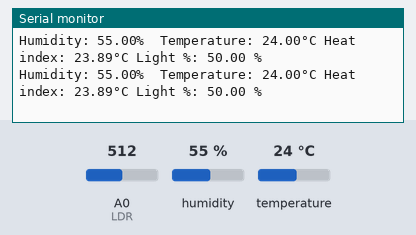
The sketch below on a simulated Arduino Uno, built with avr-gcc and run on an emulated ATmega328P. Shown: the last lines printed to the serial monitor. Inputs (shaded band) come from the test bench; at power-on: humidity 55 %, A0 (LDR) = 512, temperature 24 °C.

Above: at 2.8 s.
2.9 s: humidity set to 22 %
At 4.3 s:
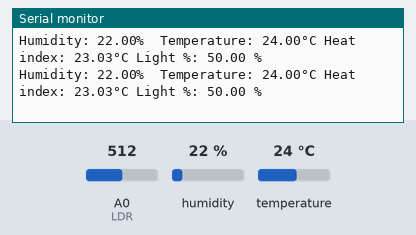
4.4 s: A0 (LDR) set to 716
At 5.7 s:
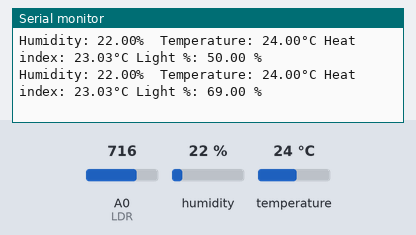
5.9 s: temperature set to 12 °C
At 7.0 s:
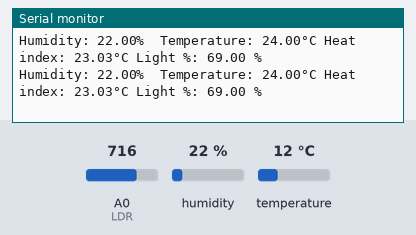
7.4 s: A0 (LDR) set to 900
At 8.7 s:
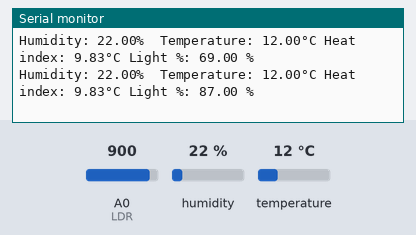
8.9 s: humidity set to 40 %
At 10.7 s:
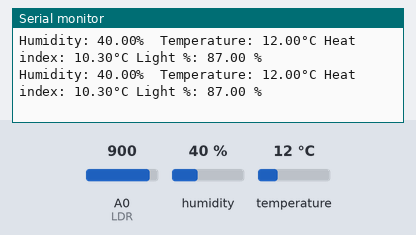
Timing chart, 0 to 11.4 s (numbered marks = the images above; inputs shaded):
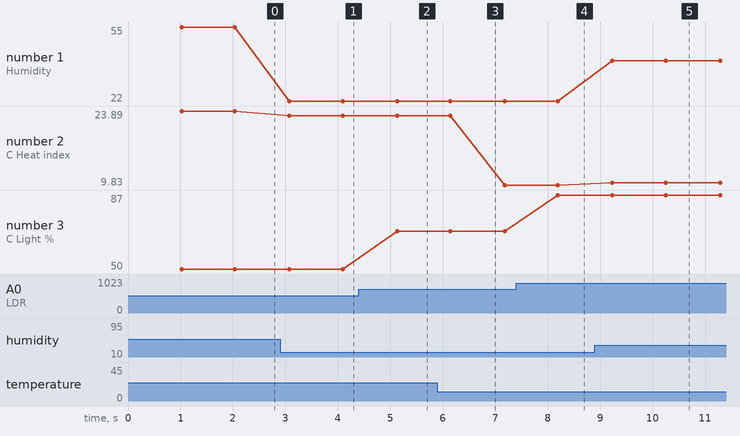

The sketch:

POWARwksDay2-I.ino
```cpp
#include "DHT.h"
#define DHTPIN 2
#define DHTTYPE DHT11
#define LDR A0


DHT dht(DHTPIN, DHTTYPE);
float LDRvalue = 0;


void setup() {
  Serial.begin(9600);
  dht.begin();
}

void loop() {
  delay(1000);
  LDRvalue = map(analogRead(LDR),0,1024,0,100);
  float h = dht.readHumidity();
  float t = dht.readTemperature();

  if (isnan(h) || isnan(t)) {
    Serial.println(F("Failed to read from DHT sensor!"));
    return;
  }

  float hic = dht.computeHeatIndex(t, h, false);
  Serial.print(F("Humidity: "));
  Serial.print(h);
  Serial.print(F("%  Temperature: "));
  Serial.print(t);
  Serial.print(F("°C "));
  Serial.print(F("Heat index: "));
  Serial.print(hic);
  Serial.print(F("°C "));
  Serial.print(F("Light %: "));
  Serial.print(LDRvalue);
  Serial.println(" %");

}
```

Measured:
- after the input at 2.9 s, the serial monitor: prints a new line after 0.18 s (image 1)
- after the input at 4.4 s, the serial monitor: prints a new line after 0.73 s (image 2)
- after the input at 7.4 s, the serial monitor: prints a new line after 0.80 s (image 4)
- after the input at 8.9 s, the serial monitor: prints a new line after 0.33 s (image 5)
- plotted number 1: 55 → 22 after the input at 2.9 s, 22 → 40 after the input at 8.9 s
- plotted number 2: 23.89 → 23.03 after the input at 2.9 s, 23.03 → 9.83 after the input at 5.9 s, 9.83 → 10.3 after the input at 8.9 s
- plotted number 3: 50 → 69 after the input at 4.4 s, 69 → 87 after the input at 7.4 s
